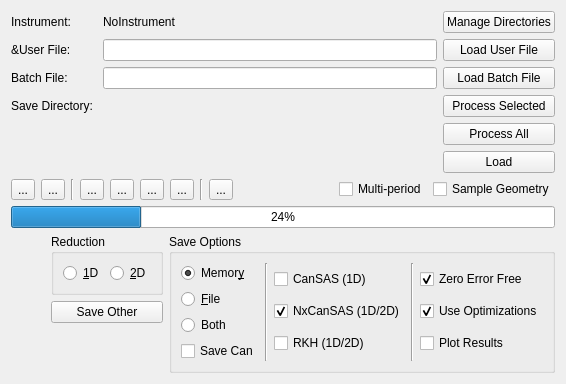
        <widget class="QWidget" name="run_page">
         <layout class="QVBoxLayout" name="verticalLayout_3">
          <item>
           <layout class="QVBoxLayout" name="run_layout">
            <item>
             <layout class="QGridLayout" name="header">
              <property name="verticalSpacing">
               <number>6</number>
              </property>
              <item row="2" column="1">
               <widget class="QLabel" name="batch_label">
                <property name="toolTip">
                 <string>&lt;html&gt;&lt;head/&gt;&lt;body&gt;&lt;p&gt;Specify a batch file to load. For the batch file format see &lt;span style=&quot; font-weight:600;&quot;&gt;https://www.mantidproject.org/SANS_batch_file_format&lt;/span&gt;&lt;/p&gt;&lt;/body&gt;&lt;/html&gt;</string>
                </property>
                <property name="text">
                 <string>Batch File:</string>
                </property>
               </widget>
              </item>
              <item row="0" column="4">
               <layout class="QHBoxLayout" name="horizontalLayout_2">
                <item>
                 <widget class="QLabel" name="instrument_type">
                  <property name="text">
                   <string>NoInstrument</string>
                  </property>
                 </widget>
                </item>
                <item>
                 <spacer name="horizontalSpacer">
                  <property name="orientation">
                   <enum>Qt::Horizontal</enum>
                  </property>
                  <property name="sizeHint" stdset="0">
                   <size>
                    <width>40</width>
                    <height>20</height>
                   </size>
                  </property>
                 </spacer>
                </item>
               </layout>
              </item>
              <item row="1" column="4">
               <widget class="QLineEdit" name="user_file_line_edit">
                <property name="toolTip">
                 <string>&lt;html&gt;&lt;head/&gt;&lt;body&gt;&lt;p&gt;Specify the user file (aka mask file) which is used to provide the bulk of the reduction settings. For a list of user file commands see &lt;span style=&quot; font-weight:600;&quot;&gt;https://www.mantidproject.org/SANS_User_File_Commands&lt;/span&gt;&lt;/p&gt;&lt;/body&gt;&lt;/html&gt;</string>
                </property>
               </widget>
              </item>
              <item row="0" column="1">
               <widget class="QLabel" name="instrument_label">
                <property name="text">
                 <string>Instrument:</string>
                </property>
               </widget>
              </item>
              <item row="0" column="6">
               <widget class="QPushButton" name="manage_directories_button">
                <property name="toolTip">
                 <string>&lt;html&gt;&lt;head/&gt;&lt;body&gt;&lt;p&gt;Add directories to search for data, set your output directory, and manage data archive searching.&lt;/p&gt;&lt;/body&gt;&lt;/html&gt;</string>
                </property>
                <property name="text">
                 <string>Manage Directories</string>
                </property>
               </widget>
              </item>
              <item row="3" column="4">
               <widget class="QLabel" name="output_directory_location">
                <property name="text">
                 <string/>
                </property>
               </widget>
              </item>
              <item row="2" column="4">
               <widget class="QLineEdit" name="batch_line_edit">
                <property name="toolTip">
                 <string>&lt;html&gt;&lt;head/&gt;&lt;body&gt;&lt;p&gt;Specify a batch file to load. For the batch file format see &lt;span style=&quot; font-weight:600;&quot;&gt;https://www.mantidproject.org/SANS_batch_file_format&lt;/span&gt;&lt;/p&gt;&lt;/body&gt;&lt;/html&gt;</string>
                </property>
               </widget>
              </item>
              <item row="3" column="1">
               <widget class="QLabel" name="output_directory_label">
                <property name="text">
                 <string>Save Directory: </string>
                </property>
               </widget>
              </item>
              <item row="3" column="6">
               <widget class="QPushButton" name="process_selected_button">
                <property name="toolTip">
                 <string>&lt;html&gt;&lt;head/&gt;&lt;body&gt;&lt;p&gt;Process selected rows only.&lt;/p&gt;&lt;/body&gt;&lt;/html&gt;</string>
                </property>
                <property name="text">
                 <string>Process Selected</string>
                </property>
               </widget>
              </item>
              <item row="1" column="6">
               <widget class="QPushButton" name="user_file_button">
                <property name="toolTip">
                 <string>&lt;html&gt;&lt;head/&gt;&lt;body&gt;&lt;p&gt;Specify the user file (aka mask file) which is used to provide the bulk of the reduction settings. For a list of user file commands see &lt;span style=&quot; font-weight:600;&quot;&gt;https://www.mantidproject.org/SANS_User_File_Commands&lt;/span&gt;.&lt;/p&gt;&lt;/body&gt;&lt;/html&gt;</string>
                </property>
                <property name="text">
                 <string>Load User File</string>
                </property>
               </widget>
              </item>
              <item row="4" column="6">
               <widget class="QPushButton" name="process_all_button">
                <property name="toolTip">
                 <string>&lt;html&gt;&lt;head/&gt;&lt;body&gt;&lt;p&gt;Process all rows, regardless of selection.&lt;/p&gt;&lt;/body&gt;&lt;/html&gt;</string>
                </property>
                <property name="text">
                 <string>Process All</string>
                </property>
               </widget>
              </item>
              <item row="1" column="1">
               <widget class="QLabel" name="user_file_label">
                <property name="toolTip">
                 <string>&lt;html&gt;&lt;head/&gt;&lt;body&gt;&lt;p&gt;Specify the user file (aka mask file) which is used to provide the bulk of the reduction settings. For a list of user file commands see &lt;span style=&quot; font-weight:600;&quot;&gt;https://www.mantidproject.org/SANS_User_File_Commands&lt;/span&gt;&lt;/p&gt;&lt;/body&gt;&lt;/html&gt;</string>
                </property>
                <property name="frameShape">
                 <enum>QFrame::NoFrame</enum>
                </property>
                <property name="text">
                 <string>&amp;User File:</string>
                </property>
                <property name="buddy">
                 <cstring>masking_table</cstring>
                </property>
               </widget>
              </item>
              <item row="2" column="6">
               <widget class="QPushButton" name="batch_button">
                <property name="toolTip">
                 <string>&lt;html&gt;&lt;head/&gt;&lt;body&gt;&lt;p&gt;Specify a batch file to load. For the batch file format see &lt;span style=&quot; font-weight:600;&quot;&gt;https://www.mantidproject.org/SANS_batch_file_format&lt;/span&gt;.&lt;/p&gt;&lt;/body&gt;&lt;/html&gt;</string>
                </property>
                <property name="text">
                 <string>Load Batch File</string>
                </property>
               </widget>
              </item>
              <item row="5" column="6">
               <widget class="QPushButton" name="load_button">
                <property name="toolTip">
                 <string>&lt;html&gt;&lt;head/&gt;&lt;body&gt;&lt;p&gt;Load data without processing.&lt;/p&gt;&lt;/body&gt;&lt;/html&gt;</string>
                </property>
                <property name="text">
                 <string>Load</string>
                </property>
               </widget>
              </item>
             </layout>
            </item>
            <item>
             <layout class="QHBoxLayout" name="horizontalLayout_11">
              <item>
               <widget class="QToolButton" name="insert_row_button">
                <property name="toolTip">
                 <string>&lt;html&gt;&lt;head/&gt;&lt;body&gt;&lt;p&gt;Insert row&lt;/p&gt;&lt;/body&gt;&lt;/html&gt;</string>
                </property>
                <property name="text">
                 <string>...</string>
                </property>
                <property name="iconSize">
                 <size>
                  <width>24</width>
                  <height>24</height>
                 </size>
                </property>
               </widget>
              </item>
              <item>
               <widget class="QToolButton" name="delete_row_button">
                <property name="toolTip">
                 <string>&lt;html&gt;&lt;head/&gt;&lt;body&gt;&lt;p&gt;Delete selected rows&lt;/p&gt;&lt;/body&gt;&lt;/html&gt;</string>
                </property>
                <property name="text">
                 <string>...</string>
                </property>
                <property name="iconSize">
                 <size>
                  <width>24</width>
                  <height>24</height>
                 </size>
                </property>
               </widget>
              </item>
              <item>
               <widget class="Line" name="line_6">
                <property name="orientation">
                 <enum>Qt::Vertical</enum>
                </property>
               </widget>
              </item>
              <item>
               <widget class="QToolButton" name="copy_button">
                <property name="toolTip">
                 <string>&lt;html&gt;&lt;head/&gt;&lt;body&gt;&lt;p&gt;Copy selected rows&lt;/p&gt;&lt;/body&gt;&lt;/html&gt;</string>
                </property>
                <property name="text">
                 <string>...</string>
                </property>
                <property name="iconSize">
                 <size>
                  <width>24</width>
                  <height>24</height>
                 </size>
                </property>
               </widget>
              </item>
              <item>
               <widget class="QToolButton" name="cut_button">
                <property name="toolTip">
                 <string>&lt;html&gt;&lt;head/&gt;&lt;body&gt;&lt;p&gt;Cut selected rows&lt;/p&gt;&lt;/body&gt;&lt;/html&gt;</string>
                </property>
                <property name="text">
                 <string>...</string>
                </property>
                <property name="iconSize">
                 <size>
                  <width>24</width>
                  <height>24</height>
                 </size>
                </property>
               </widget>
              </item>
              <item>
               <widget class="QToolButton" name="paste_button">
                <property name="toolTip">
                 <string>&lt;html&gt;&lt;head/&gt;&lt;body&gt;&lt;p&gt;Paste rows&lt;/p&gt;&lt;/body&gt;&lt;/html&gt;</string>
                </property>
                <property name="text">
                 <string>...</string>
                </property>
                <property name="iconSize">
                 <size>
                  <width>24</width>
                  <height>24</height>
                 </size>
                </property>
               </widget>
              </item>
              <item>
               <widget class="QToolButton" name="erase_button">
                <property name="toolTip">
                 <string>&lt;html&gt;&lt;head/&gt;&lt;body&gt;&lt;p&gt;Erase contents of selected rows&lt;/p&gt;&lt;/body&gt;&lt;/html&gt;</string>
                </property>
                <property name="text">
                 <string>...</string>
                </property>
                <property name="iconSize">
                 <size>
                  <width>24</width>
                  <height>24</height>
                 </size>
                </property>
               </widget>
              </item>
              <item>
               <widget class="Line" name="line_7">
                <property name="orientation">
                 <enum>Qt::Vertical</enum>
                </property>
               </widget>
              </item>
              <item>
               <widget class="QToolButton" name="export_table_button">
                <property name="toolTip">
                 <string>&lt;html&gt;&lt;head/&gt;&lt;body&gt;&lt;p&gt;Export the current table as a csv file. This can then be re-loaded at a later date.&lt;/p&gt;&lt;/body&gt;&lt;/html&gt;</string>
                </property>
                <property name="text">
                 <string>...</string>
                </property>
                <property name="iconSize">
                 <size>
                  <width>24</width>
                  <height>24</height>
                 </size>
                </property>
               </widget>
              </item>
              <item>
               <spacer name="horizontalSpacer_3">
                <property name="orientation">
                 <enum>Qt::Horizontal</enum>
                </property>
                <property name="sizeHint" stdset="0">
                 <size>
                  <width>40</width>
                  <height>20</height>
                 </size>
                </property>
               </spacer>
              </item>
              <item>
               <widget class="QCheckBox" name="multi_period_check_box">
                <property name="text">
                 <string>Multi-period</string>
                </property>
               </widget>
              </item>
              <item>
               <widget class="QCheckBox" name="sample_geometry_checkbox">
                <property name="text">
                 <string>Sample Geometry</string>
                </property>
               </widget>
              </item>
             </layout>
            </item>
            <item>
             <layout class="QVBoxLayout" name="data_processor_widget_layout"/>
            </item>
            <item>
             <widget class="QProgressBar" name="batch_progress_bar">
              <property name="value">
               <number>24</number>
              </property>
             </widget>
            </item>
            <item>
             <layout class="QGridLayout" name="gridLayout_7">
              <item row="0" column="3">
               <widget class="QGroupBox" name="reduction_dimensionality_group_box">
                <property name="maximumSize">
                 <size>
                  <width>16777215</width>
                  <height>16777215</height>
                 </size>
                </property>
                <property name="title">
                 <string>Reduction</string>
                </property>
                <layout class="QHBoxLayout" name="horizontalLayout_8">
                 <item>
                  <widget class="QRadioButton" name="reduction_dimensionality_1D">
                   <property name="text">
                    <string>&amp;1D</string>
                   </property>
                  </widget>
                 </item>
                 <item>
                  <widget class="QRadioButton" name="reduction_dimensionality_2D">
                   <property name="text">
                    <string>&amp;2D</string>
                   </property>
                  </widget>
                 </item>
                </layout>
               </widget>
              </item>
              <item row="0" column="4" rowspan="3">
               <widget class="QGroupBox" name="save_group_box">
                <property name="styleSheet">
                 <string notr="true"/>
                </property>
                <property name="title">
                 <string>Save Options</string>
                </property>
                <property name="flat">
                 <bool>false</bool>
                </property>
                <layout class="QHBoxLayout" name="horizontalLayout_4">
                 <item>
                  <layout class="QHBoxLayout" name="save_layout">
                   <item>
                    <layout class="QVBoxLayout" name="save_location_layout">
                     <item>
                      <widget class="QRadioButton" name="output_mode_memory_radio_button">
                       <property name="toolTip">
                        <string>&lt;html&gt;&lt;head/&gt;&lt;body&gt;&lt;p&gt;The save locations for the output of batch reductions are: Memory (RAM), File (Hard disk), Both (RAM and Hard disk).&lt;/p&gt;&lt;/body&gt;&lt;/html&gt;</string>
                       </property>
                       <property name="text">
                        <string>Memor&amp;y</string>
                       </property>
                       <property name="checked">
                        <bool>true</bool>
                       </property>
                      </widget>
                     </item>
                     <item>
                      <widget class="QRadioButton" name="output_mode_file_radio_button">
                       <property name="toolTip">
                        <string>&lt;html&gt;&lt;head/&gt;&lt;body&gt;&lt;p&gt;The save locations for the output of batch reductions are: Memory (RAM), File (Hard disk), Both (RAM and Hard disk).&lt;/p&gt;&lt;/body&gt;&lt;/html&gt;</string>
                       </property>
                       <property name="text">
                        <string>&amp;File</string>
                       </property>
                      </widget>
                     </item>
                     <item>
                      <widget class="QRadioButton" name="output_mode_both_radio_button">
                       <property name="enabled">
                        <bool>true</bool>
                       </property>
                       <property name="toolTip">
                        <string>&lt;html&gt;&lt;head/&gt;&lt;body&gt;&lt;p&gt;The save locations for the output of batch reductions are: Memory (RAM), File (Hard disk), Both (RAM and Hard disk).&lt;/p&gt;&lt;/body&gt;&lt;/html&gt;</string>
                       </property>
                       <property name="text">
                        <string>Both</string>
                       </property>
                       <property name="checked">
                        <bool>false</bool>
                       </property>
                      </widget>
                     </item>
                     <item>
                      <widget class="QCheckBox" name="save_can_checkBox">
                       <property name="toolTip">
                        <string>&lt;html&gt;&lt;head/&gt;&lt;body&gt;&lt;p&gt;When checked, save the unsubtracted Can and Sam workspaces separately.&lt;/p&gt;&lt;/body&gt;&lt;/html&gt;</string>
                       </property>
                       <property name="text">
                        <string>Save Can</string>
                       </property>
                      </widget>
                     </item>
                    </layout>
                   </item>
                   <item>
                    <widget class="Line" name="line">
                     <property name="orientation">
                      <enum>Qt::Vertical</enum>
                     </property>
                    </widget>
                   </item>
                   <item>
                    <layout class="QVBoxLayout" name="save_file_format_layout">
                     <item>
                      <widget class="QCheckBox" name="can_sas_checkbox">
                       <property name="toolTip">
                        <string>&lt;html&gt;&lt;head/&gt;&lt;body&gt;&lt;p&gt;The save file formats. Note that different formats are suitable for different reduction dimensionalities.&lt;/p&gt;&lt;/body&gt;&lt;/html&gt;</string>
                       </property>
                       <property name="text">
                        <string>CanSAS (1D)</string>
                       </property>
                      </widget>
                     </item>
                     <item>
                      <widget class="QCheckBox" name="nx_can_sas_checkbox">
                       <property name="toolTip">
                        <string>&lt;html&gt;&lt;head/&gt;&lt;body&gt;&lt;p&gt;The save file formats. Note that different formats are suitable for different reduction dimensionalities.&lt;/p&gt;&lt;/body&gt;&lt;/html&gt;</string>
                       </property>
                       <property name="text">
                        <string>NxCanSAS (1D/2D)</string>
                       </property>
                       <property name="checked">
                        <bool>true</bool>
                       </property>
                      </widget>
                     </item>
                     <item>
                      <widget class="QCheckBox" name="rkh_checkbox">
                       <property name="toolTip">
                        <string>&lt;html&gt;&lt;head/&gt;&lt;body&gt;&lt;p&gt;The save file formats. Note that different formats are suitable for different reduction dimensionalities.&lt;/p&gt;&lt;/body&gt;&lt;/html&gt;</string>
                       </property>
                       <property name="text">
                        <string>RKH (1D/2D)</string>
                       </property>
                      </widget>
                     </item>
                    </layout>
                   </item>
                   <item>
                    <widget class="Line" name="line_2">
                     <property name="orientation">
                      <enum>Qt::Vertical</enum>
                     </property>
                    </widget>
                   </item>
                   <item>
                    <layout class="QGridLayout" name="gridLayout">
                     <item row="1" column="0">
                      <widget class="QCheckBox" name="use_optimizations_checkbox">
                       <property name="toolTip">
                        <string>&lt;html&gt;&lt;head/&gt;&lt;body&gt;&lt;p&gt;When optimizations are turned on then data is being stored in RAM and reused. The optimizations affect the raw data files and can reductions. Most of the time you will want these optimizations enabled. Disable the optimizations if you run a very long batch reduction where there might be the danger  that your RAM will max out.&lt;/p&gt;&lt;/body&gt;&lt;/html&gt;</string>
                       </property>
                       <property name="text">
                        <string>Use Optimizations</string>
                       </property>
                       <property name="checked">
                        <bool>true</bool>
                       </property>
                      </widget>
                     </item>
                     <item row="0" column="0">
                      <widget class="QCheckBox" name="save_zero_error_free">
                       <property name="toolTip">
                        <string>&lt;html&gt;&lt;head/&gt;&lt;body&gt;&lt;p&gt;When enabled it will replace all entries with zero-valued errors with errors of magnitude 1e6. &lt;/p&gt;&lt;/body&gt;&lt;/html&gt;</string>
                       </property>
                       <property name="text">
                        <string>Zero Error Free</string>
                       </property>
                       <property name="checked">
                        <bool>true</bool>
                       </property>
                      </widget>
                     </item>
                     <item row="2" column="0">
                      <widget class="QCheckBox" name="plot_results_checkbox">
                       <property name="toolTip">
                        <string>&lt;html&gt;&lt;head/&gt;&lt;body&gt;&lt;p&gt;When checked, the 0th spectrum of each reduced workspace will be plotted as it is reduced.&lt;/p&gt;&lt;/body&gt;&lt;/html&gt;</string>
                       </property>
                       <property name="text">
                        <string>Plot Results</string>
                       </property>
                      </widget>
                     </item>
                    </layout>
                   </item>
                  </layout>
                 </item>
                </layout>
               </widget>
              </item>
              <item row="0" column="1">
               <spacer name="horizontalSpacer_2">
                <property name="orientation">
                 <enum>Qt::Horizontal</enum>
                </property>
                <property name="sizeHint" stdset="0">
                 <size>
                  <width>40</width>
                  <height>20</height>
                 </size>
                </property>
               </spacer>
              </item>
              <item row="1" column="3">
               <widget class="QPushButton" name="save_other_pushButton">
                <property name="toolTip">
                 <string>&lt;html&gt;&lt;head/&gt;&lt;body&gt;&lt;p&gt;Save a workspace as a CanSAS, NxCanSAS, or RKH file.&lt;/p&gt;&lt;/body&gt;&lt;/html&gt;</string>
                </property>
                <property name="text">
                 <string>Save Other</string>
                </property>
               </widget>
              </item>
             </layout>
            </item>
           </layout>
          </item>
         </layout>
        </widget>
